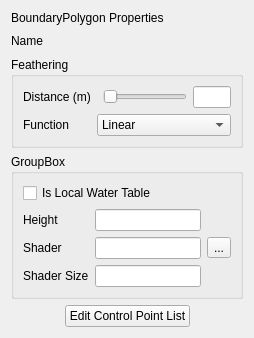
<?xml version="1.0" encoding="UTF-8"?>
<ui version="4.0">
 <class>BoundaryPolygonForm</class>
 <widget class="QWidget" name="BoundaryPolygonForm">
  <property name="geometry">
   <rect>
    <x>0</x>
    <y>0</y>
    <width>254</width>
    <height>309</height>
   </rect>
  </property>
  <property name="windowTitle">
   <string>Form</string>
  </property>
  <layout class="QVBoxLayout" name="verticalLayout">
   <item>
    <widget class="QLabel" name="affectorNameLabel">
     <property name="text">
      <string>BoundaryPolygon Properties</string>
     </property>
    </widget>
   </item>
   <item>
    <layout class="QHBoxLayout" name="horizontalLayout">
     <item>
      <widget class="QLabel" name="nameLabel">
       <property name="text">
        <string>Name</string>
       </property>
      </widget>
     </item>
     <item>
      <widget class="QLabel" name="nameViewLabel">
       <property name="text">
        <string/>
       </property>
      </widget>
     </item>
     <item>
      <spacer name="horizontalSpacer">
       <property name="orientation">
        <enum>Qt::Horizontal</enum>
       </property>
       <property name="sizeHint" stdset="0">
        <size>
         <width>40</width>
         <height>20</height>
        </size>
       </property>
      </spacer>
     </item>
    </layout>
   </item>
   <item>
    <widget class="QGroupBox" name="featheringGroup">
     <property name="title">
      <string>Feathering</string>
     </property>
     <layout class="QGridLayout" name="gridLayout_2">
      <item row="0" column="3">
       <widget class="QLineEdit" name="distanceEdit"/>
      </item>
      <item row="1" column="0">
       <widget class="QLabel" name="functionLabel">
        <property name="text">
         <string>Function</string>
        </property>
       </widget>
      </item>
      <item row="0" column="0">
       <widget class="QLabel" name="distanceLabel">
        <property name="text">
         <string>Distance (m)</string>
        </property>
       </widget>
      </item>
      <item row="1" column="1" colspan="3">
       <widget class="QComboBox" name="functionComboBox">
        <item>
         <property name="text">
          <string>Linear</string>
         </property>
        </item>
        <item>
         <property name="text">
          <string>Ease In</string>
         </property>
        </item>
        <item>
         <property name="text">
          <string>Ease Out</string>
         </property>
        </item>
        <item>
         <property name="text">
          <string>Ease In/Out</string>
         </property>
        </item>
       </widget>
      </item>
      <item row="0" column="2">
       <widget class="QSlider" name="distanceSlider">
        <property name="sizePolicy">
         <sizepolicy hsizetype="Fixed" vsizetype="Fixed">
          <horstretch>0</horstretch>
          <verstretch>0</verstretch>
         </sizepolicy>
        </property>
        <property name="orientation">
         <enum>Qt::Horizontal</enum>
        </property>
       </widget>
      </item>
     </layout>
    </widget>
   </item>
   <item>
    <widget class="QGroupBox" name="groupBox">
     <property name="title">
      <string>GroupBox</string>
     </property>
     <layout class="QGridLayout" name="gridLayout">
      <item row="0" column="0" colspan="3">
       <widget class="QCheckBox" name="isLocalCheckBox">
        <property name="text">
         <string>Is Local Water Table</string>
        </property>
       </widget>
      </item>
      <item row="1" column="0">
       <widget class="QLabel" name="heightLabel">
        <property name="text">
         <string>Height</string>
        </property>
       </widget>
      </item>
      <item row="1" column="1">
       <widget class="QLineEdit" name="heightEdit"/>
      </item>
      <item row="2" column="0">
       <widget class="QLabel" name="shaderLabel">
        <property name="text">
         <string>Shader</string>
        </property>
       </widget>
      </item>
      <item row="2" column="1">
       <widget class="QLineEdit" name="shaderEdit"/>
      </item>
      <item row="2" column="2">
       <widget class="QToolButton" name="shaderBrowseButton">
        <property name="text">
         <string>...</string>
        </property>
       </widget>
      </item>
      <item row="3" column="0">
       <widget class="QLabel" name="shaderSizeLabel">
        <property name="text">
         <string>Shader Size</string>
        </property>
       </widget>
      </item>
      <item row="3" column="1">
       <widget class="QLineEdit" name="shaderSizeEdit"/>
      </item>
     </layout>
    </widget>
   </item>
   <item>
    <layout class="QHBoxLayout" name="horizontalLayout_2">
     <item>
      <spacer name="horizontalSpacer_2">
       <property name="orientation">
        <enum>Qt::Horizontal</enum>
       </property>
       <property name="sizeHint" stdset="0">
        <size>
         <width>40</width>
         <height>20</height>
        </size>
       </property>
      </spacer>
     </item>
     <item>
      <widget class="QPushButton" name="editControlPointListButton">
       <property name="text">
        <string>Edit Control Point List</string>
       </property>
      </widget>
     </item>
     <item>
      <spacer name="horizontalSpacer_3">
       <property name="orientation">
        <enum>Qt::Horizontal</enum>
       </property>
       <property name="sizeHint" stdset="0">
        <size>
         <width>40</width>
         <height>20</height>
        </size>
       </property>
      </spacer>
     </item>
    </layout>
   </item>
  </layout>
 </widget>
 <resources/>
 <connections/>
</ui>
